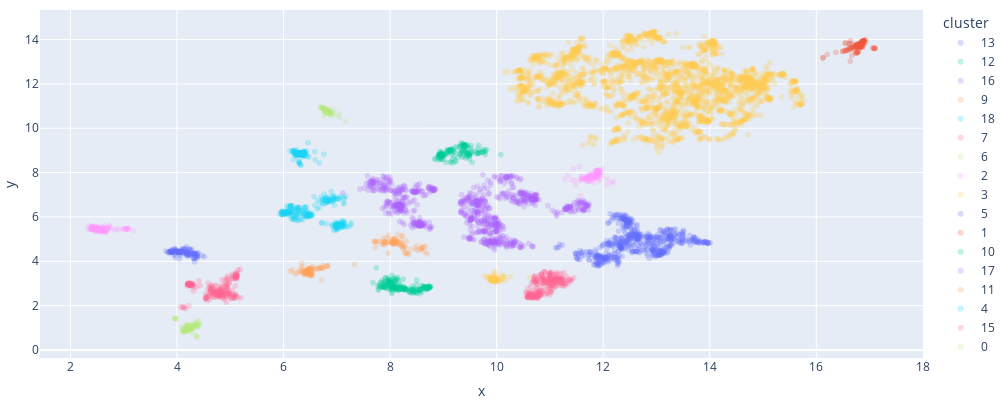

Here is the notebook cell this chart was saved with:
### Code cell
fig = px.scatter(
    df_clusters.with_columns(pl.col.cluster.cast(str)),
    x='x', y='y', color='cluster', hover_data=['nombre','pais','categoria','cluster'],
    opacity=0.25, width=1000, height=400,
)
fig.update_layout(margin=dict(l=0, r=0, t=10, b=0))
fig.show()

### Figure 1 — Plotly figure (JSON) as saved in the notebook; plotly's stock layout.template omitted (floating-point values rounded to 4 significant figures; data arrays with more than 128 entries replaced by an {"elided": "..."} marker saying what was removed)
{"data": [{"customdata": {"elided": "621x4 str values"}, "hovertemplate": "cluster=%{customdata[3]}<br>x=%{x}<br>y=%{y}<br>nombre=%{customdata[0]}<br>pais=%{customdata[1]}<br>categoria=%{customdata[2]}<extra></extra>", "legendgroup": "13", "marker": {"color": "#636efa", "opacity": 0.25, "symbol": "circle"}, "mode": "markers", "name": "13", "showlegend": true, "type": "scattergl", "x": {"elided": "621 float values"}, "xaxis": "x", "y": {"elided": "621 float values"}, "yaxis": "y"}, {"customdata": {"elided": "170x4 str values"}, "hovertemplate": "cluster=%{customdata[3]}<br>x=%{x}<br>y=%{y}<br>nombre=%{customdata[0]}<br>pais=%{customdata[1]}<br>categoria=%{customdata[2]}<extra></extra>", "legendgroup": "12", "marker": {"color": "#00cc96", "opacity": 0.25, "symbol": "circle"}, "mode": "markers", "name": "12", "showlegend": true, "type": "scattergl", "x": {"elided": "170 float values"}, "xaxis": "x", "y": {"elided": "170 float values"}, "yaxis": "y"}, {"customdata": {"elided": "603x4 str values"}, "hovertemplate": "cluster=%{customdata[3]}<br>x=%{x}<br>y=%{y}<br>nombre=%{customdata[0]}<br>pais=%{customdata[1]}<br>categoria=%{customdata[2]}<extra></extra>", "legendgroup": "16", "marker": {"color": "#ab63fa", "opacity": 0.25, "symbol": "circle"}, "mode": "markers", "name": "16", "showlegend": true, "type": "scattergl", "x": {"elided": "603 float values"}, "xaxis": "x", "y": {"elided": "603 float values"}, "yaxis": "y"}, {"customdata": {"elided": "103x4 str values"}, "hovertemplate": "cluster=%{customdata[3]}<br>x=%{x}<br>y=%{y}<br>nombre=%{customdata[0]}<br>pais=%{customdata[1]}<br>categoria=%{customdata[2]}<extra></extra>", "legendgroup": "9", "marker": {"color": "#FFA15A", "opacity": 0.25, "symbol": "circle"}, "mode": "markers", "name": "9", "showlegend": true, "type": "scattergl", "x": [6.419, 6.792, 6.21, 6.713, 6.744, 6.394, 6.386, 6.461, 6.346, 6.469, 6.503, 6.493, 6.449, 6.543, 6.491, 6.351, 6.526, 6.339, 6.736, 6.466, 6.427, 6.823, 6.552, 6.387, 6.422, 6.453, 6.45, 6.557, 6.514, 6.449, 6.513, 6.471, 6.454, 6.485, 6.498, 6.653, 6.831, 6.662, 6.507, 6.413, 6.445, 6.441, 6.817, 6.504, 6.723, 6.689, 6.484, 6.366, 6.472, 6.363, 6.397, 6.288, 6.515, 6.451, 6.688, 6.371, 6.458, 6.447, 6.508, 6.465, 6.416, 6.455, 6.122, 6.475, 6.164, 6.427, 6.408, 6.464, 6.437, 6.498, 6.436, 6.436, 6.442, 6.489, 6.596, 6.369, 6.534, 6.5, 6.254, 6.429, 6.441, 6.536, 6.447, 6.622, 6.307, 6.443, 6.528, 6.455, 6.455, 6.519, 6.527, 6.432, 6.402, 6.715, 7.332, 6.478, 6.485, 6.468, 6.474, 6.483, 6.505, 6.471, 6.342], "xaxis": "x", "y": [3.542, 3.748, 3.439, 3.691, 3.673, 3.466, 3.437, 3.632, 3.569, 3.7, 3.615, 3.663, 3.627, 3.757, 3.654, 3.757, 3.693, 3.719, 3.792, 3.484, 3.582, 3.79, 3.496, 3.592, 3.542, 3.585, 3.547, 3.649, 3.576, 3.56, 3.554, 3.462, 3.485, 3.433, 3.43, 3.639, 3.801, 3.694, 3.401, 3.504, 3.478, 3.576, 3.782, 3.448, 3.725, 3.697, 3.646, 3.515, 3.43, 3.499, 3.401, 3.604, 3.365, 3.383, 3.705, 3.541, 3.606, 3.467, 3.548, 3.492, 3.537, 3.414, 3.552, 3.523, 3.608, 3.547, 3.546, 3.538, 3.524, 3.431, 3.526, 3.479, 3.461, 3.528, 3.66, 3.502, 3.636, 3.371, 3.47, 3.457, 3.492, 3.354, 3.472, 3.688, 3.487, 3.499, 3.396, 3.527, 3.452, 3.403, 3.447, 3.502, 3.443, 3.157, 3.846, 3.531, 3.59, 3.564, 3.585, 3.595, 3.639, 3.652, 3.917], "yaxis": "y"}, {"customdata": {"elided": "273x4 str values"}, "hovertemplate": "cluster=%{customdata[3]}<br>x=%{x}<br>y=%{y}<br>nombre=%{customdata[0]}<br>pais=%{customdata[1]}<br>categoria=%{customdata[2]}<extra></extra>", "legendgroup": "18", "marker": {"color": "#19d3f3", "opacity": 0.25, "symbol": "circle"}, "mode": "markers", "name": "18", "showlegend": true, "type": "scattergl", "x": {"elided": "273 float values"}, "xaxis": "x", "y": {"elided": "273 float values"}, "yaxis": "y"}, {"customdata": {"elided": "246x4 str values"}, "hovertemplate": "cluster=%{customdata[3]}<br>x=%{x}<br>y=%{y}<br>nombre=%{customdata[0]}<br>pais=%{customdata[1]}<br>categoria=%{customdata[2]}<extra></extra>", "legendgroup": "7", "marker": {"color": "#FF6692", "opacity": 0.25, "symbol": "circle"}, "mode": "markers", "name": "7", "showlegend": true, "type": "scattergl", "x": {"elided": "246 float values"}, "xaxis": "x", "y": {"elided": "246 float values"}, "yaxis": "y"}, {"customdata": {"elided": "114x4 str values"}, "hovertemplate": "cluster=%{customdata[3]}<br>x=%{x}<br>y=%{y}<br>nombre=%{customdata[0]}<br>pais=%{customdata[1]}<br>categoria=%{customdata[2]}<extra></extra>", "legendgroup": "6", "marker": {"color": "#B6E880", "opacity": 0.25, "symbol": "circle"}, "mode": "markers", "name": "6", "showlegend": true, "type": "scattergl", "x": [4.155, 4.313, 4.204, 4.234, 4.351, 4.149, 4.183, 4.183, 4.285, 4.201, 4.314, 4.164, 4.258, 4.177, 3.995, 4.207, 3.961, 3.966, 3.959, 3.965, 4.38, 4.149, 4.226, 4.277, 4.261, 4.255, 4.208, 4.162, 4.218, 4.322, 4.22, 4.269, 4.22, 4.32, 4.204, 4.398, 4.305, 4.146, 4.209, 4.207, 4.262, 4.161, 4.342, 4.197, 4.265, 4.189, 4.207, 4.22, 4.193, 4.25, 4.235, 4.184, 4.157, 4.161, 4.197, 4.145, 4.202, 4.198, 4.208, 4.139, 4.25, 4.142, 4.128, 4.194, 4.261, 4.189, 4.201, 4.121, 4.201, 4.177, 4.152, 4.247, 4.175, 4.15, 4.347, 4.122, 4.201, 4.363, 4.183, 4.147, 4.284, 4.129, 4.18, 4.223, 4.3, 4.185, 4.254, 4.391, 4.129, 4.086, 4.239, 4.22, 4.109, 4.174, 4.187, 4.137, 4.098, 4.157, 4.206, 4.37, 4.254, 4.193, 4.34, 4.188, 4.162, 4.385, 4.424, 4.407, 4.41, 4.409, 4.376, 4.379, 4.373, 4.342], "xaxis": "x", "y": [0.8696, 1.036, 0.8968, 0.88, 0.6477, 0.8816, 1.045, 0.9221, 0.7829, 0.9043, 1.113, 0.9438, 0.98, 0.9196, 1.405, 0.9348, 1.418, 1.422, 1.434, 1.428, 1.039, 0.8711, 1.038, 1.095, 1.027, 1.036, 0.9658, 1.117, 0.9212, 1.029, 0.9969, 0.9279, 0.938, 0.9998, 1.013, 1.101, 1.119, 0.8276, 1.159, 0.9272, 1.054, 0.8904, 1.14, 0.8799, 1.056, 0.9812, 0.9143, 1.052, 0.9008, 0.9155, 1.012, 0.9552, 0.9689, 0.9904, 0.9043, 0.9102, 0.9049, 0.9158, 0.9263, 0.8299, 0.997, 0.8646, 0.9387, 1.037, 0.9867, 1.123, 0.9877, 0.9065, 1.099, 0.9483, 0.8647, 1.118, 0.9214, 0.8411, 1.136, 0.835, 0.9495, 1.304, 0.8625, 0.8972, 1.147, 0.8444, 0.907, 1.004, 0.9883, 1.103, 0.968, 1.102, 0.8985, 1.03, 1.033, 0.9423, 0.8277, 0.8724, 0.9202, 0.8204, 0.9249, 0.8522, 0.9258, 1.064, 0.9566, 0.9027, 1.232, 0.8999, 0.8825, 1.141, 1.16, 1.212, 1.333, 1.163, 1.108, 0.6043, 0.5936, 1.162], "yaxis": "y"}, {"customdata": {"elided": "145x4 str values"}, "hovertemplate": "cluster=%{customdata[3]}<br>x=%{x}<br>y=%{y}<br>nombre=%{customdata[0]}<br>pais=%{customdata[1]}<br>categoria=%{customdata[2]}<extra></extra>", "legendgroup": "2", "marker": {"color": "#FF97FF", "opacity": 0.25, "symbol": "circle"}, "mode": "markers", "name": "2", "showlegend": true, "type": "scattergl", "x": {"elided": "145 float values"}, "xaxis": "x", "y": {"elided": "145 float values"}, "yaxis": "y"}, {"customdata": {"elided": "2673x4 str values"}, "hovertemplate": "cluster=%{customdata[3]}<br>x=%{x}<br>y=%{y}<br>nombre=%{customdata[0]}<br>pais=%{customdata[1]}<br>categoria=%{customdata[2]}<extra></extra>", "legendgroup": "3", "marker": {"color": "#FECB52", "opacity": 0.25, "symbol": "circle"}, "mode": "markers", "name": "3", "showlegend": true, "type": "scattergl", "x": {"elided": "2673 float values"}, "xaxis": "x", "y": {"elided": "2673 float values"}, "yaxis": "y"}, {"customdata": {"elided": "144x4 str values"}, "hovertemplate": "cluster=%{customdata[3]}<br>x=%{x}<br>y=%{y}<br>nombre=%{customdata[0]}<br>pais=%{customdata[1]}<br>categoria=%{customdata[2]}<extra></extra>", "legendgroup": "5", "marker": {"color": "#636efa", "opacity": 0.25, "symbol": "circle"}, "mode": "markers", "name": "5", "showlegend": true, "type": "scattergl", "x": {"elided": "144 float values"}, "xaxis": "x", "y": {"elided": "144 float values"}, "yaxis": "y"}, {"customdata": {"elided": "135x4 str values"}, "hovertemplate": "cluster=%{customdata[3]}<br>x=%{x}<br>y=%{y}<br>nombre=%{customdata[0]}<br>pais=%{customdata[1]}<br>categoria=%{customdata[2]}<extra></extra>", "legendgroup": "1", "marker": {"color": "#EF553B", "opacity": 0.25, "symbol": "circle"}, "mode": "markers", "name": "1", "showlegend": true, "type": "scattergl", "x": {"elided": "135 float values"}, "xaxis": "x", "y": {"elided": "135 float values"}, "yaxis": "y"}, {"customdata": {"elided": "212x4 str values"}, "hovertemplate": "cluster=%{customdata[3]}<br>x=%{x}<br>y=%{y}<br>nombre=%{customdata[0]}<br>pais=%{customdata[1]}<br>categoria=%{customdata[2]}<extra></extra>", "legendgroup": "10", "marker": {"color": "#00cc96", "opacity": 0.25, "symbol": "circle"}, "mode": "markers", "name": "10", "showlegend": true, "type": "scattergl", "x": {"elided": "212 float values"}, "xaxis": "x", "y": {"elided": "212 float values"}, "yaxis": "y"}, {"customdata": {"elided": "325x4 str values"}, "hovertemplate": "cluster=%{customdata[3]}<br>x=%{x}<br>y=%{y}<br>nombre=%{customdata[0]}<br>pais=%{customdata[1]}<br>categoria=%{customdata[2]}<extra></extra>", "legendgroup": "17", "marker": {"color": "#ab63fa", "opacity": 0.25, "symbol": "circle"}, "mode": "markers", "name": "17", "showlegend": true, "type": "scattergl", "x": {"elided": "325 float values"}, "xaxis": "x", "y": {"elided": "325 float values"}, "yaxis": "y"}, {"customdata": {"elided": "85x4 str values"}, "hovertemplate": "cluster=%{customdata[3]}<br>x=%{x}<br>y=%{y}<br>nombre=%{customdata[0]}<br>pais=%{customdata[1]}<br>categoria=%{customdata[2]}<extra></extra>", "legendgroup": "11", "marker": {"color": "#FFA15A", "opacity": 0.25, "symbol": "circle"}, "mode": "markers", "name": "11", "showlegend": true, "type": "scattergl", "x": [7.777, 7.894, 7.712, 7.885, 7.719, 8.222, 7.843, 8.065, 8.233, 8.498, 7.708, 8.597, 8.588, 8.263, 8.284, 8.289, 8.189, 8.321, 8.081, 8.076, 8.052, 8.327, 7.709, 8.043, 8.15, 8.603, 7.962, 8.357, 8.141, 8.163, 8.125, 7.895, 8.125, 8.111, 7.946, 7.752, 7.97, 8.219, 8.265, 8.663, 8.06, 8.242, 7.875, 8.026, 8.393, 8.208, 8.592, 8.292, 8.099, 8.697, 8.622, 8.071, 8.053, 8.192, 8.036, 7.973, 8.073, 8.048, 8.047, 7.901, 8.104, 8.073, 8.054, 8.048, 8.124, 8.106, 8.115, 8.101, 8.029, 8.05, 8.305, 8.202, 8.028, 8.649, 7.847, 8.214, 7.937, 7.897, 7.899, 8.243, 7.883, 7.946, 8.472, 8.559, 8.507], "xaxis": "x", "y": [4.911, 4.857, 4.88, 4.87, 4.618, 4.783, 4.88, 5.022, 5.134, 4.692, 4.892, 4.597, 4.591, 4.583, 4.371, 4.371, 4.951, 4.362, 5.017, 5.001, 4.984, 4.34, 4.903, 4.981, 5.214, 4.639, 4.364, 4.305, 4.852, 4.867, 4.916, 4.873, 4.768, 4.961, 4.855, 4.852, 5.178, 5.161, 4.658, 4.676, 4.826, 4.569, 5.046, 4.88, 4.542, 4.721, 4.557, 4.645, 4.855, 4.351, 4.661, 4.809, 4.879, 4.792, 4.85, 4.911, 4.842, 4.773, 4.872, 4.776, 4.863, 4.8, 4.802, 4.859, 4.793, 4.968, 4.834, 4.815, 4.828, 4.836, 4.92, 4.681, 4.839, 4.424, 4.767, 4.705, 4.833, 4.851, 4.91, 4.782, 4.745, 5.059, 4.589, 4.532, 4.496], "yaxis": "y"}, {"customdata": {"elided": "129x4 str values"}, "hovertemplate": "cluster=%{customdata[3]}<br>x=%{x}<br>y=%{y}<br>nombre=%{customdata[0]}<br>pais=%{customdata[1]}<br>categoria=%{customdata[2]}<extra></extra>", "legendgroup": "4", "marker": {"color": "#19d3f3", "opacity": 0.25, "symbol": "circle"}, "mode": "markers", "name": "4", "showlegend": true, "type": "scattergl", "x": {"elided": "129 float values"}, "xaxis": "x", "y": {"elided": "129 float values"}, "yaxis": "y"}, {"customdata": {"elided": "262x4 str values"}, "hovertemplate": "cluster=%{customdata[3]}<br>x=%{x}<br>y=%{y}<br>nombre=%{customdata[0]}<br>pais=%{customdata[1]}<br>categoria=%{customdata[2]}<extra></extra>", "legendgroup": "15", "marker": {"color": "#FF6692", "opacity": 0.25, "symbol": "circle"}, "mode": "markers", "name": "15", "showlegend": true, "type": "scattergl", "x": {"elided": "262 float values"}, "xaxis": "x", "y": {"elided": "262 float values"}, "yaxis": "y"}, {"customdata": {"elided": "100x4 str values"}, "hovertemplate": "cluster=%{customdata[3]}<br>x=%{x}<br>y=%{y}<br>nombre=%{customdata[0]}<br>pais=%{customdata[1]}<br>categoria=%{customdata[2]}<extra></extra>", "legendgroup": "0", "marker": {"color": "#B6E880", "opacity": 0.25, "symbol": "circle"}, "mode": "markers", "name": "0", "showlegend": true, "type": "scattergl", "x": [6.828, 6.867, 6.821, 6.812, 6.824, 6.725, 6.764, 6.811, 6.752, 6.726, 6.728, 6.776, 6.854, 6.76, 6.787, 6.738, 7.165, 6.784, 6.815, 6.873, 6.839, 6.767, 6.8, 6.947, 6.831, 6.704, 6.83, 6.806, 6.726, 6.763, 6.886, 6.835, 6.898, 6.71, 6.772, 6.734, 6.81, 6.79, 6.728, 6.788, 6.884, 6.812, 6.778, 6.765, 6.885, 6.78, 6.859, 6.82, 6.685, 6.793, 6.831, 6.81, 6.738, 6.822, 6.78, 6.814, 6.752, 6.85, 6.751, 6.791, 6.82, 6.813, 6.807, 6.754, 7.046, 6.84, 6.807, 6.861, 6.834, 6.812, 6.863, 6.825, 6.941, 6.791, 6.825, 6.785, 6.818, 6.908, 6.806, 6.759, 6.881, 6.742, 6.808, 6.811, 6.803, 6.765, 6.754, 6.834, 6.806, 6.801, 6.839, 6.832, 6.81, 6.823, 6.838, 6.756, 6.836, 6.912, 6.743, 7.031], "xaxis": "x", "y": [10.8, 10.69, 10.79, 10.81, 10.79, 10.92, 10.85, 10.8, 10.87, 10.92, 10.92, 10.85, 10.69, 10.55, 10.75, 10.9, 10.29, 10.8, 10.78, 10.73, 10.72, 10.82, 10.78, 10.83, 10.78, 10.95, 10.74, 10.78, 10.91, 10.86, 10.68, 10.77, 10.66, 10.93, 10.81, 10.91, 10.76, 10.84, 10.9, 10.82, 10.68, 10.7, 10.92, 10.85, 10.56, 10.69, 10.68, 10.75, 10.96, 10.83, 10.78, 10.76, 10.91, 10.8, 10.83, 10.75, 10.89, 10.73, 10.85, 10.77, 10.74, 10.78, 10.82, 10.89, 10.48, 10.68, 10.84, 10.84, 10.69, 10.77, 10.69, 10.74, 10.59, 10.77, 10.78, 10.79, 10.79, 10.67, 10.76, 10.85, 10.77, 10.89, 10.77, 10.78, 10.75, 10.77, 10.76, 10.79, 10.74, 10.74, 10.72, 10.77, 10.76, 10.7, 10.71, 10.89, 10.73, 10.68, 10.9, 10.62], "yaxis": "y"}, {"customdata": {"elided": "118x4 str values"}, "hovertemplate": "cluster=%{customdata[3]}<br>x=%{x}<br>y=%{y}<br>nombre=%{customdata[0]}<br>pais=%{customdata[1]}<br>categoria=%{customdata[2]}<extra></extra>", "legendgroup": "8", "marker": {"color": "#FF97FF", "opacity": 0.25, "symbol": "circle"}, "mode": "markers", "name": "8", "showlegend": true, "type": "scattergl", "x": [11.74, 11.57, 11.33, 11.47, 11.28, 11.71, 11.81, 11.78, 11.82, 11.88, 11.93, 11.92, 11.87, 11.88, 11.78, 11.86, 11.84, 11.91, 11.49, 12.19, 11.92, 11.89, 11.79, 11.77, 11.9, 11.68, 11.68, 11.81, 11.73, 11.76, 11.7, 11.77, 11.65, 11.85, 11.81, 11.81, 11.99, 11.4, 11.72, 11.91, 11.89, 11.9, 11.94, 11.76, 11.88, 11.94, 11.9, 11.91, 11.89, 11.63, 11.88, 11.86, 11.92, 11.72, 11.68, 11.87, 11.68, 11.6, 11.89, 11.92, 11.94, 11.76, 11.89, 11.79, 11.91, 11.77, 11.58, 11.89, 11.55, 11.89, 11.68, 11.6, 11.9, 11.87, 11.68, 11.88, 11.84, 11.84, 11.71, 11.73, 11.76, 11.82, 11.75, 11.83, 11.8, 11.85, 11.89, 11.9, 11.89, 11.79, 11.87, 11.85, 11.83, 11.91, 11.91, 11.82, 11.56, 11.87, 11.62, 11.9, 11.94, 11.9, 11.91, 11.59, 11.72, 11.77, 12.16, 11.89, 11.9, 11.7, 11.69, 11.8, 12.08, 11.44, 11.89, 12.07, 11.98, 11.71], "xaxis": "x", "y": [7.698, 6.951, 7.874, 7.651, 7.686, 7.778, 7.687, 7.711, 7.785, 7.959, 8.094, 8.079, 8.014, 7.95, 7.863, 7.779, 7.883, 7.845, 7.444, 7.581, 7.62, 8.056, 7.782, 7.793, 7.877, 7.782, 7.72, 7.904, 7.807, 7.612, 7.848, 7.777, 7.738, 7.937, 7.901, 7.831, 8.176, 7.669, 7.779, 8.034, 8.034, 7.923, 7.9, 7.803, 7.952, 8.019, 7.927, 7.963, 8.053, 7.688, 8.084, 8.017, 7.721, 7.814, 7.734, 7.91, 7.743, 7.706, 8.065, 8.097, 8.012, 7.792, 8.058, 7.794, 7.912, 7.776, 7.745, 7.868, 8.262, 7.853, 7.737, 7.807, 8.025, 8.081, 7.761, 7.91, 7.78, 8.074, 7.611, 7.839, 7.786, 7.563, 7.946, 7.766, 7.816, 7.838, 8.077, 8.095, 7.882, 7.833, 7.789, 7.863, 7.79, 8.114, 7.923, 7.772, 7.648, 7.806, 7.683, 8.048, 8.007, 7.916, 7.957, 7.816, 7.637, 7.896, 7.56, 8.087, 7.762, 7.581, 7.794, 7.755, 7.692, 8.169, 7.816, 7.444, 7.851, 7.727], "yaxis": "y"}, {"customdata": {"elided": "86x4 str values"}, "hovertemplate": "cluster=%{customdata[3]}<br>x=%{x}<br>y=%{y}<br>nombre=%{customdata[0]}<br>pais=%{customdata[1]}<br>categoria=%{customdata[2]}<extra></extra>", "legendgroup": "14", "marker": {"color": "#FECB52", "opacity": 0.25, "symbol": "circle"}, "mode": "markers", "name": "14", "showlegend": true, "type": "scattergl", "x": [10.0, 9.772, 9.959, 9.867, 10.13, 9.965, 9.909, 10.02, 9.867, 9.948, 9.901, 9.921, 9.944, 9.946, 10.02, 9.922, 9.898, 9.954, 9.999, 9.883, 9.916, 9.956, 9.89, 9.98, 9.905, 10.09, 9.946, 9.929, 10.01, 9.931, 9.928, 10.12, 10.09, 9.948, 9.948, 9.969, 10.02, 9.975, 9.836, 9.961, 9.919, 9.957, 9.961, 9.968, 9.947, 10.16, 9.947, 9.895, 9.903, 9.958, 9.975, 9.981, 9.976, 9.979, 10.17, 9.931, 9.918, 10.04, 9.965, 9.984, 9.94, 9.893, 9.992, 9.982, 10.09, 9.948, 9.927, 9.956, 10.62, 9.825, 9.91, 9.875, 9.954, 10.04, 9.973, 9.989, 9.967, 9.962, 9.904, 9.955, 9.956, 10.25, 9.963, 9.904, 9.926, 10.08], "xaxis": "x", "y": [3.283, 3.332, 3.264, 3.296, 3.304, 3.139, 3.233, 3.08, 3.289, 3.138, 3.251, 3.138, 3.165, 3.232, 3.256, 3.172, 3.152, 3.195, 3.11, 3.195, 3.177, 3.16, 3.262, 3.213, 3.176, 3.144, 3.229, 3.142, 3.159, 3.187, 3.12, 3.315, 3.404, 3.109, 3.132, 3.111, 3.134, 3.194, 3.181, 3.268, 3.219, 3.512, 3.081, 3.218, 3.195, 3.305, 3.133, 3.127, 3.134, 3.191, 3.173, 3.136, 3.126, 3.063, 3.139, 3.379, 3.24, 3.183, 3.154, 3.246, 3.131, 3.102, 3.145, 3.117, 3.093, 3.131, 3.134, 3.126, 3.271, 3.328, 3.191, 3.228, 3.139, 3.172, 3.149, 3.233, 3.459, 3.194, 3.131, 3.219, 3.195, 3.307, 3.114, 3.147, 3.144, 3.226], "yaxis": "y"}], "layout": {"height": 400, "legend": {"title": {"text": "cluster"}, "tracegroupgap": 0}, "margin": {"b": 0, "l": 0, "r": 0, "t": 10}, "width": 1000, "xaxis": {"anchor": "y", "domain": [0, 1], "title": {"text": "x"}}, "yaxis": {"anchor": "x", "domain": [0, 1], "title": {"text": "y"}}}}
